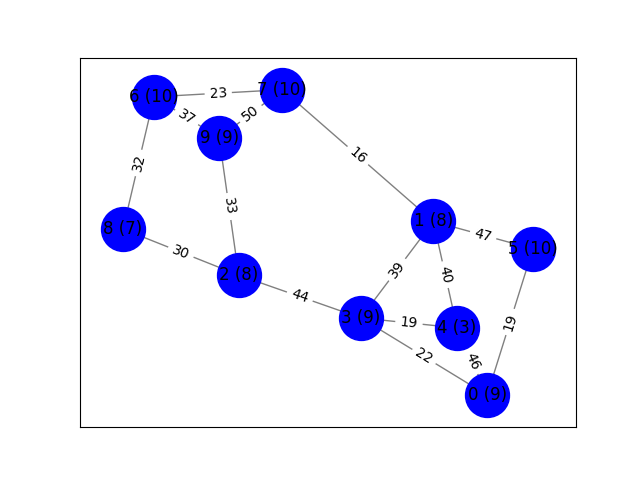

Source code (Python):
import networkx as nx
import random
import matplotlib.pyplot as plt
from utils import select_subset_neighbours


def generate_random_graph(n, m, weight_range=(10,50), comp_rate_range=(1,10)):
    # Create an empty graph
    G = nx.Graph()
    
    # Add n nodes to the graph
    for i in range(n):
        G.add_node(i)
        G.nodes[i]['weight'] = random.randint(*comp_rate_range)
    
    while not nx.is_connected(G):
        u, v = random.sample(range(n), 2)
        if u != v:
            w = random.randint(*weight_range)
            G.add_edge(u, v, weight=w)
    
    #Add more edges but avoid self-loop
    while nx.number_of_edges(G) < m:
        u, v = random.sample(range(n), 2)
        if u != v and not G.has_edge(u, v):
            w = random.randint(*weight_range)
            G.add_edge(u, v, weight=w)
    
    return G

def all_paths_with_weights(G, start, end):
    paths = nx.all_simple_paths(G, start, end)
    # longest_path = 0
    total_weights = []
    for path in paths:
        total_weight = 0
        for i in range(len(path) - 1):
            u, v = path[i], path[i+1]
            total_weight += G[u][v]['weight']
            total_weight += G.nodes[u]['weight']
        total_weights.append((path, total_weight))

    return total_weights

def longest_path(G, start, end):
    if nx.is_directed_acyclic_graph(G):
        return nx.dag_longest_path(G, weight='weight')
    else:
        _, _, pred = nx.bellman_ford_predecessor_and_distance(G, start, weight='weight')
        if end not in pred:
            return None
        longest = [end]
        cur = end
        while cur != start:
            cur = pred[cur]
            longest.append(cur)
        return longest[::-1]
def shortest_path(G, start, end):
    try:
        return nx.shortest_path(G, start, end, weight='weight')
    except nx.NetworkXNoPath:
        return None

def draw_graph(G):
    # Draw the graph
    pos = nx.spring_layout(G)
    nx.draw_networkx_nodes(G, pos, node_size=1000, node_color='blue')
    nx.draw_networkx_edges(G, pos, edge_color='gray', width=1.0)
    nx.draw_networkx_edge_labels(G, pos, edge_labels={(u, v): G[u][v]['weight'] for u, v in G.edges()})
    nx.draw_networkx_labels(G, pos, labels={i: f"{i} ({G.nodes[i]['weight']})" for i in G.nodes()})

    plt.savefig('network.png')
    # plt.show()
def select_path(G, input_node, output_node):
    paths = nx.all_simple_paths(G, input_node, output_node)
    selected_path = []
    current_path_weight = 0
    for path in paths:
        total_weight = 0
        for i in range(len(path) - 1):
            u, v = path[i], path[i+1]
            #considering both rate and transmission
            #lets take the highest avarage 

            total_weight += G[u][v]['weight']/5 # the number 10 reduces the influence of the transmission in the selection
            total_weight += G.nodes[u]['weight']

        #amortized cost of the path
        # print(total_weight, len(path))
        total_weight = total_weight/len(path)
        # print(total_weight)

        if total_weight > current_path_weight:
            selected_path.append(path)
            current_path_weight = total_weight
        
    return selected_path[len(selected_path)-1]

def determine_opt_neighbours(G, selected_path, current_max_par_partitions, current_point_on_path):
    selected_point = current_point_on_path
    selected_neighbours_weight = 0

    for p in selected_path[current_point_on_path:]:
        total_weight = 0

        neighbours = []
        for n in G.neighbors(p):
            neighbours.append(G.nodes[n]['weight'])
            # total_weight += G[n][p]['weight']/5 + G.nodes[n]['weight']
        neighbours.append(G.nodes[n]['weight'])

        #check weights later

        if len(neighbours) > current_max_par_partitions:
            # print("neighbours :", neighbours)
            subset_neighbors = select_subset_neighbours(neighbours, current_max_par_partitions)
            # print("subset_neighbors :", subset_neighbors)

            total_weight = sum(subset_neighbors)/current_max_par_partitions
        else:
            total_weight = sum(neighbours)/ len(neighbours)

        if p == selected_point:
            selected_neighbours_weight = total_weight
        if selected_neighbours_weight < total_weight:
            selected_point = p
            selected_neighbours_weight = total_weight

    return selected_point

# generate a random graph with 10 nodes and 15 edgespy
# G = generate_random_graph(10, 15)
# # x = [[G.nodes[n]['weight'] ,G[2][n]['weight'] ] for n in G.neighbors(2)]
# # print(x)
# draw_graph(G)
# print(all_paths_with_weights(G, 0, 9))
# print(select_path(G, 0, 9))
# print(shortest_path(G, 0, 9))


